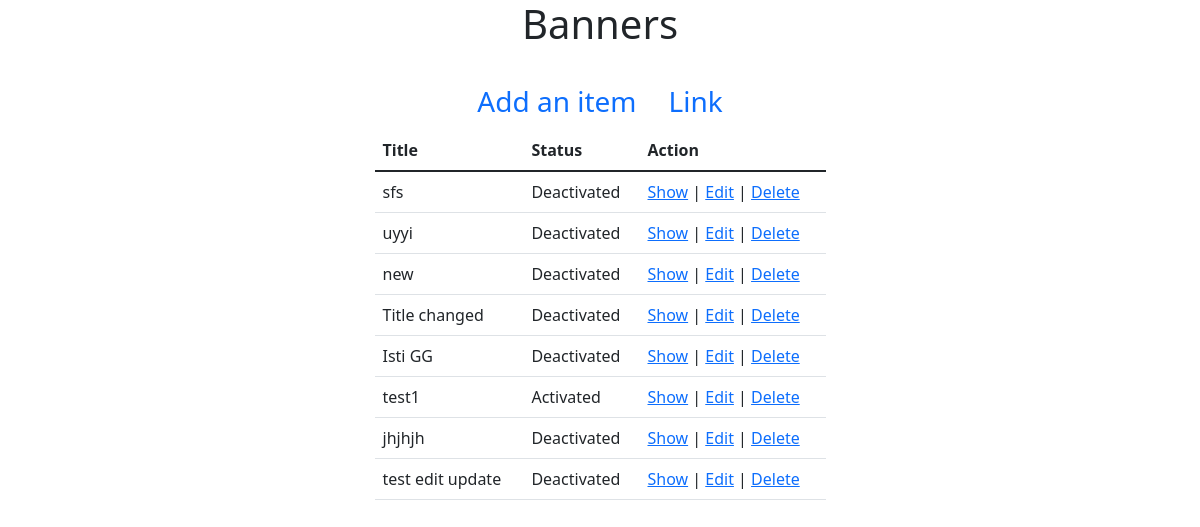
Before: /admin/Banners/index.php with the older database file.
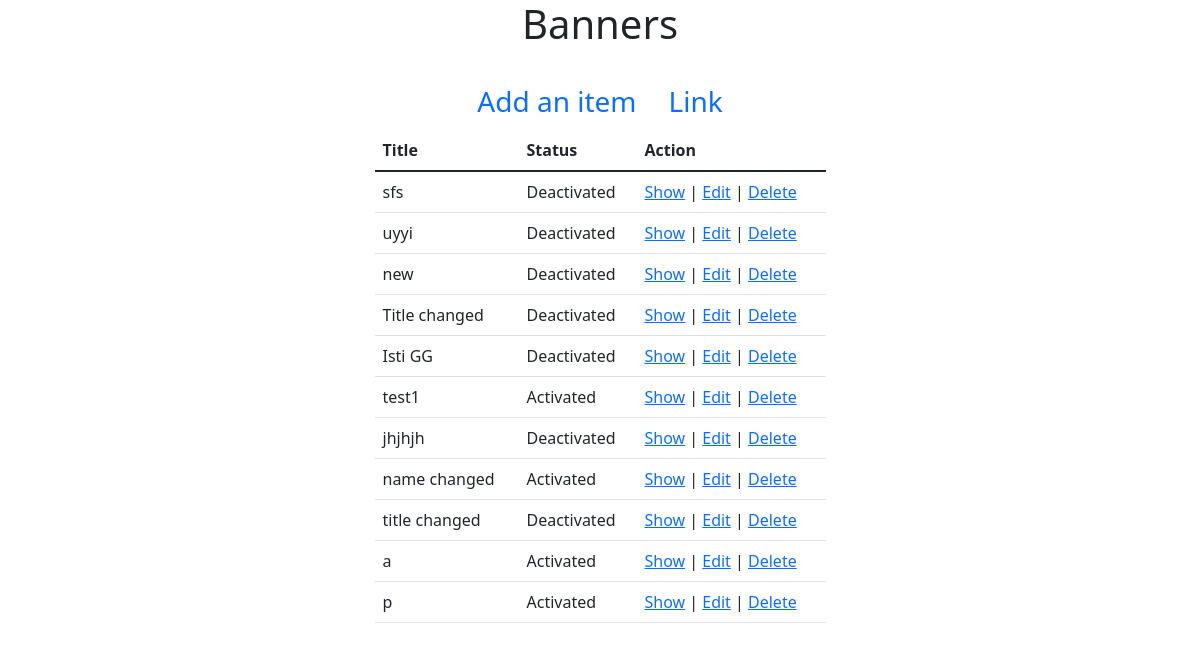
After: the same page with the newer database file.
### tables this page shows
CREATE TABLE `banner` (
  `id` int(11) NOT NULL,
  `title` varchar(255) NOT NULL,
  `link` varchar(255) NOT NULL,
  `promotional_message` varchar(255) NOT NULL,
  `html_banner` varchar(255) NOT NULL,
  `is_draft` tinyint(4) NOT NULL DEFAULT '0',
  `picture` varchar(255) DEFAULT NULL,
  `created_at` datetime NOT NULL DEFAULT CURRENT_TIMESTAMP,
  `modified_at` datetime NOT NULL DEFAULT CURRENT_TIMESTAMP,
  `is_active` tinyint(4) NOT NULL DEFAULT '0'
);

### src/Banner.php (called while the page is built, shortened)
<?php
class Banner{
    public $conn = null;
    public function __construct()
    {
        $this->conn = new PDO("mysql:host=localhost;dbname=ecommerce",
            'root', '');
        $this->conn->setAttribute(PDO::ATTR_ERRMODE,
            PDO::ERRMODE_EXCEPTION);
    }
    public function index(){
        $query = "SELECT * FROM `banner`";
        $stmt = $this->conn->prepare($query);
        $result = $stmt->execute();
        $banners = $stmt->fetchAll();
        return $banners;
    }
}
?>

### admin/Banners/index.php (the view, shortened to what this page needs)
<?php
$_banner = new Banner();
$banners = $_banner->index();
?>
<!doctype html>
<html lang="en">
<head>
    <link href="https://cdn.jsdelivr.net/npm/bootstrap@5.1.3/dist/css/bootstrap.min.css" rel="stylesheet">
</head>
<body>
<section>
    <div class="container">
        <div class="row justify-content-center">
            <div class="col-md-5">
                <h1 class="text-center mb-4">Banners</h1>
                <ul class="nav justify-content-center fs-3">
                    <li class="nav-item">
                        <a class="nav-link active" aria-current="page" href="create.php">
                            Add an item
                        </a>
                    </li>
                    <li class="nav-item">
                        <a class="nav-link" href="#">Link</a>
                    </li>
                </ul>
                <table class="table">
                    <thead>
                    <tr>
                        <th scope="col">Title</th>
                        <th scope="col">Status</th>
                        <th scope="col">Action</th>
                    </tr>
                    </thead>
                    <tbody>
                    <?php
                    if (count($banners) > 0):
                        foreach ($banners as $banner):
                            ?>
                            <tr>
                                <td><?= $banner['title']?></td>
                                <td><?= $banner['is_active'] ? 'Activated' : 'Deactivated'?></td>
                                <td><a href="show.php?id=<?=$banner['id'];?>">Show</a>
                                    |
                                    <a href="edit.php?id=<?=$banner['id'];?>">Edit</a>
                                    |
                                    <a href="delete.php?id=<?=$banner['id'];?>"
                                       onclick="return confirm('Are you sure you want to delete?')">
                                        Delete
                                    </a>
                                </td>
                            </tr>
                        <?php
                        endforeach;
                    endif;
                    ?>
                    </tbody>
                </table>
            </div>
        </div>
    </div>
</section>
</body>
</html>

Changed rows visible on the page:
removed banner: title "test edit update", is_active "Deactivated"
added banner: title "name changed", is_active "Activated"
added banner: title "title changed", is_active "Deactivated"
added banner: title "a", is_active "Activated"
added banner: title "p", is_active "Activated"
